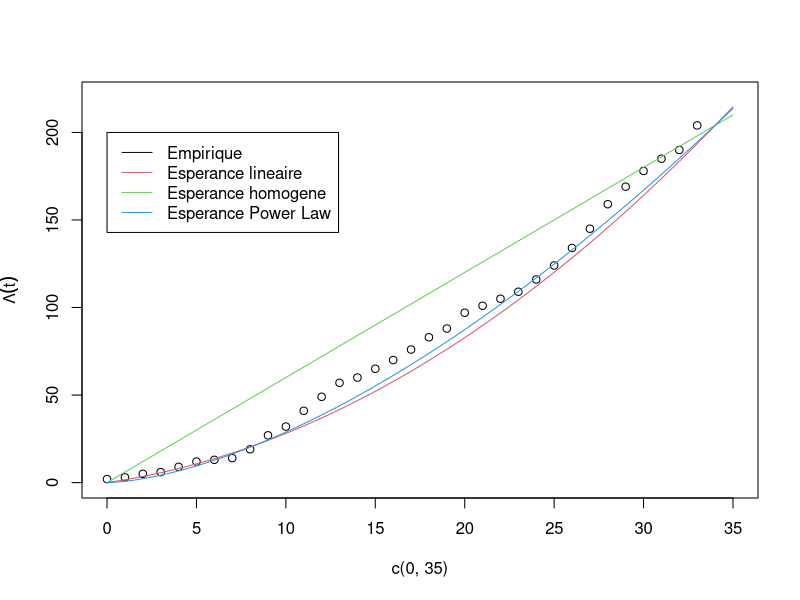

Reproduce this figure in R.
# Donnees -----------------------------------------------------------------

k <- c(2, 1, 2, 1, 3, 3, 1, 1, 5, 8, 5, 9, 8, 8, 3, 5, 5, 6, 7, 5, 9, 4, 4, 4, 7, 8, 10, 11, 14, 10, 9, 7, 5, 14)
t <- 0:(length(k) - 1)

# Estimation des parametres -----------------------------------------------

neglogvrais <- function(params) {
  a <- params[1]
  b <- params[2]
  Lambda <- a + b / 2 * (2 * t + 1)
  - sum(k * log(Lambda) - Lambda)
}

poisson_non_homogene_params <- constrOptim(c(0.1, 0.01), neglogvrais, grad = NULL, ui = diag(2), ci = c(0, 0))

poisson_non_homogene_params$par
poisson_non_homogene_params$value

# Estimation des parametres power law -------------------------------------

neglogvrais <- function(params) {
  a <- params[1]
  b <- params[2]
  Lambda <- a * (t + 1) ^ b - a * t ^ b
  - sum(k * log(Lambda) - Lambda)
}

poisson_power_law_params <- constrOptim(c(1, 1), neglogvrais, grad = NULL, ui = diag(2), ci = c(0, 0))

poisson_power_law_params$par
poisson_power_law_params$value

# # Estimation des parametres log-lineaire ----------------------------------
# 
# neglogvrais <- function(params) {
#   a <- params[1]
#   b <- params[2]
#   Lambda <- exp(a) / b * (exp(b * t) - exp(b * (t - 1)))
#   print(Lambda)
#   - sum(k * log(Lambda) - Lambda)
# }
# 
# poisson_log_lineaire_params <- constrOptim(c(1, 0.1), neglogvrais, grad = NULL, ui = c(0, 1), ci = 0)
# 
# poisson_log_lineaire_params$par
# poisson_log_lineaire_params$value

# Test ratio vraisemblance ------------------------------------------------

neglogvrais <- function(params) {
  a <- params[1]
  - sum(k * log(a) - a)
}

poisson_homogene_params <- constrOptim(0.1, neglogvrais, grad = NULL, ui = 1, ci = 0)
mean(k)  # Verification, numeriquement egal

R <- - 2 * (poisson_non_homogene_params$value - poisson_homogene_params$value)

pchisq(R, 1)  # On rejete H0


# Prediction --------------------------------------------------------------

t_futur <- 34:38

k_futur <- poisson_non_homogene_params$par[1] + 
  poisson_non_homogene_params$par[2] * (2 * t_futur + 1) / 2

# Graphique observations cumulees vs esperence ----------------------------

plot(c(0, 35), c(0, 220), type = "n", ylab = expression(Lambda(t)))
points(t, cumsum(k))
curve(poisson_non_homogene_params$par[1] * x + poisson_non_homogene_params$par[2] * x ^ 2 / 2, c(0, max(t)), add = TRUE, col = 2)
curve(poisson_homogene_params$par * x, c(0, max(t)), add = TRUE, col = 3)
curve(poisson_power_law_params$par[1] * x ^ poisson_power_law_params$par[2], c(0, max(t)), add = TRUE, col = 4)
# curve(exp(poisson_log_lineaire_params$par[1]) / poisson_log_lineaire_params$par[2] * exp(poisson_log_lineaire_params$par[2] * (x - 1)), 
#       c(0, max(t)), add = TRUE, col = 5)

legend(x = 0, y = 200, legend = c("Empirique", "Esperance lineaire", "Esperance homogene", "Esperance Power Law"),
       col = 1:4, lty = rep(1, 4))
